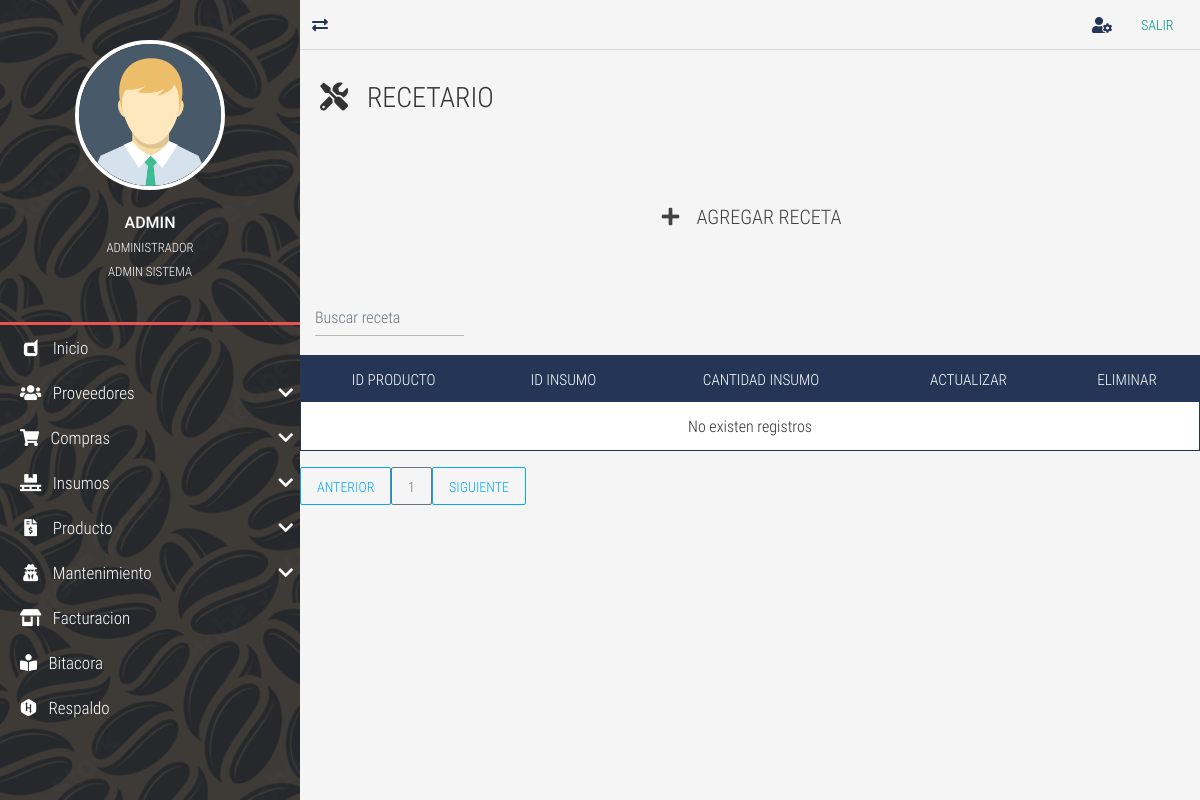
The app's page /recetario-list/ (signed in), older data.
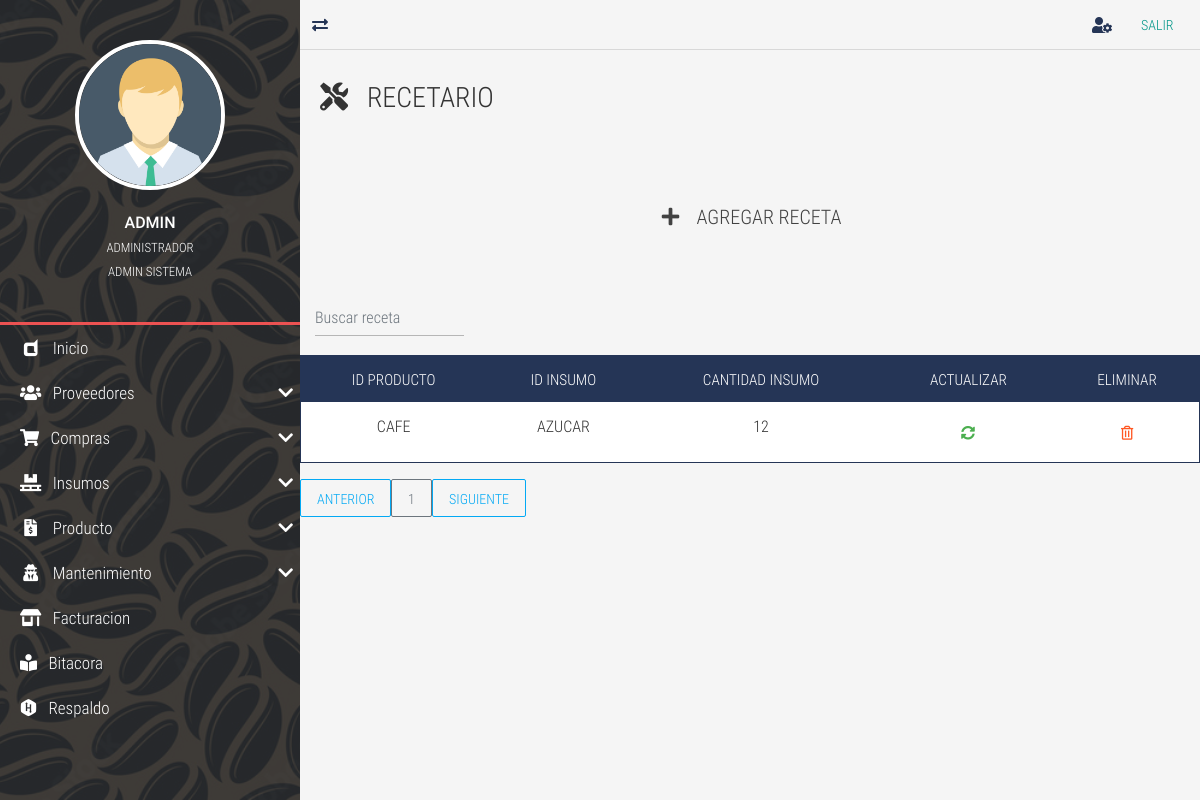
The same page, newer data.
### tables this page shows
CREATE TABLE `TBL_recetario` (
  `id_recetario` int NOT NULL AUTO_INCREMENT,
  `id_producto` int DEFAULT NULL,
  `id_insumo` int DEFAULT NULL,
  `cant_insumo` int DEFAULT NULL,
  PRIMARY KEY (`id_recetario`),
  KEY `FK_produ_recetario_idx` (`id_producto`),
  KEY `FK_insumo_recetario_idx` (`id_insumo`),
  CONSTRAINT `FK_TBL_recetario_TBL_insumos` FOREIGN KEY (`id_insumo`) REFERENCES `TBL_insumos` (`id_insumos`),
  CONSTRAINT `FK_TBL_recetario_TBL_producto` FOREIGN KEY (`id_producto`) REFERENCES `TBL_producto` (`id_producto`)
);

CREATE TABLE `TBL_producto` (
  `id_producto` int NOT NULL AUTO_INCREMENT,
  `nom_producto` varchar(45) DEFAULT NULL,
  `id_tipo_produ` int DEFAULT NULL,
  `des_produ` varchar(45) DEFAULT NULL,
  `precio_produ` decimal(5,2) DEFAULT NULL,
  `foto_produ` varchar(45) DEFAULT NULL COMMENT 'CAMBIAR A FORMATO DE FOTO',
  PRIMARY KEY (`id_producto`),
  KEY `FK_idproducto_tippro_idx` (`id_tipo_produ`),
  CONSTRAINT `FK_TBL_producto_TBL_tipo_producto` FOREIGN KEY (`id_tipo_produ`) REFERENCES `TBL_tipo_producto` (`id_tipo_produ`)
);

CREATE TABLE `TBL_insumos` (
  `id_insumos` int NOT NULL AUTO_INCREMENT,
  `nom_insumo` varchar(45) DEFAULT NULL,
  `id_categoria` int DEFAULT NULL,
  `cant_max` int DEFAULT NULL,
  `cant_min` int DEFAULT NULL,
  `unidad_medida` enum('LB','UN','L','GAL') DEFAULT NULL,
  PRIMARY KEY (`id_insumos`),
  KEY `FK_categoria_insumos_idx` (`id_categoria`),
  CONSTRAINT `FK_categoria_insumos` FOREIGN KEY (`id_categoria`) REFERENCES `TBL_categoria_produ` (`id_categoria`)
);

### controladores/vistasControlador.php (called while the page is built)
<?php
	require_once "./modelos/vistasModelo.php";
	class vistasControlador extends vistasModelo{
		public function obtener_plantilla_controlador(){
			return require_once "./vistas/plantilla.php";
		}
		public function obtener_vistas_controlador(){
			if(isset($_GET['views'])){
				$ruta=explode("/", $_GET['views']);
				$respuesta=vistasModelo::obtener_vistas_modelo($ruta[0]);
			}else{
				$respuesta="login";
			}
			return $respuesta;
		}
	}

### index.php (called while the page is built, shortened)
<?php
	require_once "./controladores/vistasControlador.php";
	$plantilla = new vistasControlador();
	$plantilla->obtener_plantilla_controlador();

### modelos/vistasModelo.php (called while the page is built, shortened)
<?php
	class vistasModelo{
		protected static function obtener_vistas_modelo($vistas){
			$listaBlanca=["restaurar","respaldo","bitacora","prueba","proveedor-list","proveedor-new","proveedor-update","client-update","facturacion"
			,"home","insumos-list","insumos-new","insumos-update","objetos-list","objetos-new","objetos-update","inventario-list","producto-list","producto-new",
			"reservation-pending","reservation-search","producto-update","user-list","rol-list","permisos-list","reservation-reservation","user-new","user-search",
			"user-update","salir","compra-list","compra-new","compra-search","compra-detalle", "parametros-list", "preguntas-list", "Tipo-Producto-new", "recetario-list"];
			if(in_array($vistas, $listaBlanca)){
				if(is_file("./vistas/contenidos/".$vistas."-view.php")){
					$contenido="./vistas/contenidos/".$vistas."-view.php";
				}else{
					$contenido="404";
				}
			}elseif($vistas=="login" || $vistas=="index" || $vistas=="prueba" || $vistas=="rec-correo" || $vistas=="rec-preguntas" || $vistas=="cambiocontrasena"
			|| $vistas=="primer-ingreso" || $vistas=="verifica-codigo" || $vistas=="autoregistro" || $vistas=="preguntasusuario" || $vistas=="rsp"){
				$contenido="login";
			}else{
				$contenido="404";
				$contenido="rsp";
			}
			return $contenido;
		}
	}

### vistas/contenidos/recetario-list-view.php (the view, shortened to what this page needs)
<div class="full-box page-header">
	<h3 class="text-left">
		<i class="fas fa-tools"></i> &nbsp; RECETARIO
	</h3>
</div>
<div class="container-fluid">
	<ul class="full-box list-unstyled page-nav-tabs">
		<li>
			<div class="btn btn-dark btn-lg" data-toggle="modal" data-target="#ModalCrear"><i class="fas fa-plus fa-fw"></i> &nbsp; AGREGAR RECETA</div>
		</li>
	</ul>
</div>
<?php
	$where="";
?>
<div class="container-fluid">
  <form class="d-flex">
      <input class="form-control me-2 light-table-filter" data-table="table_id" type="text"
      placeholder="Buscar receta">
</form>
</div>
      <table class="table table-striped table-dark table_id text-center" id="tblDatos">
        <thead>
        <tr>
            <th>ID PRODUCTO</th>
            <th>ID INSUMO</th>
			<th>CANTIDAD INSUMO</th>
            <th>ACTUALIZAR</th>
			<th>ELIMINAR</th>
            </tr>
        </thead>
        <tbody>
		<?php
			include ("./cone.php");
			$SQL="SELECT p.id_producto, p.nom_producto, i.id_insumos, i.nom_insumo, r.id_recetario, r.cant_insumo FROM TBL_recetario r
			inner JOIN TBL_producto p ON p.id_producto = r.id_producto
			inner JOIN TBL_insumos i ON i.id_insumos = r.id_insumo
			$where";
			$dato = mysqli_query($conexion, $SQL);
			if($dato -> num_rows >0){
				while($fila=mysqli_fetch_array($dato)){
			?>
		<tr>
			<td><?php echo $fila['nom_producto']; ?></td>
			<td><?php echo $fila['nom_insumo']; ?></td>
			<td><?php echo $fila['cant_insumo']; ?></td>
			<td>
				<div class="btn btn-success" data-toggle="modal" data-target="#ModalActualizar<?php echo $fila['id_recetario'];?>">
					<i class="fas fa-sync-alt"> </i>
				</div>
			</td>
			<td>
				<form class="FormularioAjax" action="<?php echo SERVERURL; ?>ajax/recetarioAjax.php" method="POST" data-form="delete" autocomplete="off">
				<button type="submit" class="btn btn-warning">
					<i class="far fa-trash-alt"></i>
				</button>
				</form>
			</td>
		</tr>
		<?php
			}
				}else{
		?>
		<tr class="text-center">
		<td colspan="16">No existen registros</td>
		</tr>
    <?php
		}
	?>
		</tbody>
  </table>
<div id="paginador" class=""></div>

### vistas/plantilla.php (shortened to what this page needs)
<!DOCTYPE html>
<html lang="es">
<head>
	<?php include "./vistas/inc/Link.php"; ?>
</head>
<body>
	<?php
		require_once "./controladores/vistasControlador.php";
		$IV = new vistasControlador();
		$vistas=$IV->obtener_vistas_controlador();
		if($vistas=="login" || $vistas=="404" || $vistas=="olvido-contrasena" || $vistas=="rec-correo" || $vistas=="rec-preguntas" || $vistas=="cambiocontrasena"
		 || $vistas=="primer-ingreso" || $vistas=="verifica-codigo" || $vistas=="autoregistro" || $vistas=="preguntasusuario" || $vistas=="rsp" ){
			require_once "./vistas/contenidos/".$vistas."-view.php";
		}else{
			require_once './controladores/loginControlador.php';
	?>
	<main class="full-box main-container">
		<?php include "./vistas/inc/NavLateral.php"; ?>
		<section class="full-box page-content">
			<?php
				include "./vistas/inc/NavBar.php";
				include  $vistas;
			?>
		</section>
	</main>
	<?php
		}
	?>
</body>
</html>

### vistas/inc/Link.php (shortened to what this page needs)
<link rel="stylesheet" href="<?php echo SERVERURL; ?>vistas/css/normalize.css">
<link rel="stylesheet" href="<?php echo SERVERURL; ?>vistas/css/bootstrap.min.css">
<link rel="stylesheet" href="<?php echo SERVERURL; ?>vistas/css/bootstrap-material-design.min.css">
<link rel="stylesheet" href="<?php echo SERVERURL; ?>vistas/css/all.css">
<link rel="stylesheet" href="<?php echo SERVERURL; ?>vistas/css/sweetalert2.min.css">
<link rel="stylesheet" href="<?php echo SERVERURL; ?>vistas/css/jquery.mCustomScrollbar.css">
<link rel="stylesheet" href="<?php echo SERVERURL; ?>vistas/css/style.css">
<link rel="stylesheet" href="<?php echo SERVERURL; ?>vistas/css/estilos-login.css">

### vistas/inc/NavLateral.php (shortened to what this page needs)
<section class="full-box nav-lateral">
	<div class="full-box nav-lateral-content">
		<figure class="full-box nav-lateral-avatar">
			<img src="<?php echo SERVERURL; ?>vistas/assets/avatar/Avatar.png" class="img-fluid" alt="Avatar">
			<figcaption class="roboto-medium text-center">
				<?php echo $_SESSION['usuario_login']?>
				<br><small class="roboto-condensed-light"><?php echo $_SESSION['nombre_usuario']?> </small>
				<br><small class="roboto-condensed-light"><?php echo $_SESSION['rol']?> </small>
			</figcaption>
		</figure>
		<div class="full-box nav-lateral-bar"></div>
		<nav class="full-box nav-lateral-menu">
			<ul>
			<?php
			if($_SESSION['rol']=='ADMIN SISTEMA'){
				?>
				<li>
					<a href="<?php echo SERVERURL; ?>home/"><i class="fab fa-dashcube fa-fw"></i> &nbsp; Inicio</a>
				</li>
				<li>
					<a href="#" class="nav-btn-submenu"><i class="fas fa-users fa-fw"></i> &nbsp; Proveedores <i class="fas fa-chevron-down"></i></a>
				</li>
				<li>
					<a href="#" class="nav-btn-submenu"><i class="fas fa-shopping-cart"></i></i> &nbsp; Compras <i class="fas fa-chevron-down"></i></a>
				</li>
				<li>
					<a href="#" class="nav-btn-submenu"><i class="fas fa-pallet fa-fw"></i> &nbsp; Insumos <i class="fas fa-chevron-down"></i></a>
				</li>
				<li>
					<a href="#" class="nav-btn-submenu"><i class="fas fa-file-invoice-dollar fa-fw"></i> &nbsp; Producto <i class="fas fa-chevron-down"></i></a>
				</li>
				<li>
					<a href="#" class="nav-btn-submenu"><i class="fas  fa-user-secret fa-fw"></i> &nbsp; Mantenimiento <i class="fas fa-chevron-down"></i></a>
				</li>
				<li>
					<a href="<?php echo SERVERURL; ?>facturacion/"><i class="fas fa-store-alt fa-fw"></i> &nbsp; Facturacion</a>
				</li>
				<li>
					<a href="<?php echo SERVERURL; ?>bitacora/"><i class="fas fa-book-reader"></i> &nbsp; Bitacora</a>
				</li>
				<li>
					<a href="<?php echo SERVERURL; ?>respaldo/"><i class="fab fa-hackerrank"></i></i> &nbsp; Respaldo</a>
				</li>
				<?php
				}?>
			</ul>
		</nav>
	</div>
</section>

### vistas/inc/NavBar.php
<nav class="full-box navbar-info">
	<a href="#" class="float-left show-nav-lateral">
		<i class="fas fa-exchange-alt"></i>
	</a>
	<a href="<?php echo SERVERURL; ?>user-update/">
		<i class="fas fa-user-cog"></i>
	</a>
	<a href="<?php echo SERVERURL?>salir/"><button type="button"
	class="btn btn-primary">Salir</button></a>
</nav>

### vistas/css/all.css (style rules this page uses)
.fa, .fas, .far, .fal, .fab { -moz-osx-font-smoothing: grayscale; -webkit-font-smoothing: antialiased; display: inline-block; font-style: normal; font-variant: normal; text-rendering: auto; line-height: 1; }
.fa-fw { text-align: center; width: 1.25em; }
.fa-book-reader:before { content: "\f5da"; }
.fa-chevron-down:before { content: "\f078"; }
.fa-dashcube:before { content: "\f210"; }
.fa-exchange-alt:before { content: "\f362"; }
.fa-file-invoice-dollar:before { content: "\f571"; }
.fa-hackerrank:before { content: "\f5f7"; }
.fa-pallet:before { content: "\f482"; }
.fa-plus:before { content: "\f067"; }
.fa-shopping-cart:before { content: "\f07a"; }
.fa-store-alt:before { content: "\f54f"; }
.fa-sync-alt:before { content: "\f2f1"; }
.fa-tools:before { content: "\f7d9"; }
.fa-trash-alt:before { content: "\f2ed"; }
.fa-user-cog:before { content: "\f4fe"; }
.fa-user-secret:before { content: "\f21b"; }
.fa-users:before { content: "\f0c0"; }
.fab { font-family: 'Font Awesome 5 Brands'; }
.far { font-family: 'Font Awesome 5 Free'; font-weight: 400; }
.fa, .fas { font-family: 'Font Awesome 5 Free'; font-weight: 900; }

### vistas/css/style.css (style rules this page uses)
:root { --color-one: #F5F5F5; --color-two: #24292E; --color-three: #EC5252; --form-color: #14111A; --accent-color: #253556; --border-color: #D8D8D8; }
body,html { font-family: 'roboto_condensed_light'; width: 100vw; height: 100vh; background-color: var(--color-one); color: #333; font-size: 16px; }
.full-box { margin: 0; padding: 0; box-sizing: border-box; width: 100%; }
.page-header { padding: 30px 20px 60px 20px; }
.page-header > :nth-child(1) { padding-bottom: 7px; }
.page-nav-tabs { display: flex; justify-content: center; flex-wrap: wrap; margin-bottom: 30px; }
.page-nav-tabs li, .page-nav-tabs li a { height: 40px; line-height: 40px; }
.page-nav-tabs li { margin: 5px 20px; }
.table .btn { margin-bottom: 0; }
.table thead th { color: #FFF; }
.table tbody tr { color: #333; transition: all .2s ease-in-out; }
.table-dark, .table { background-color: #fff; }
.table-dark { border: 1px solid var(--accent-color); }
.table-dark thead tr { background-color: var(--accent-color); }
.table-dark td, .table-dark thead th, .table-dark th { border: none; }
table form { margin-bottom: 0; }
.roboto-medium { font-family: 'roboto_medium_regular'; }
.roboto-condensed-light { font-family: 'roboto_condensed_light'; }
.main-container { height: 100%; position: absolute; top: 0; left: 0; overflow: hidden; }
.page-content, .nav-lateral { height: 100%; overflow: hidden; }
.page-content { position: relative; padding-left: 300px; transition: all .2s ease-in-out; padding-bottom: 20px; }
.nav-lateral { width: 300px; position: absolute; top: 0; left: 0; z-index: 1; transition: all .2s ease-in-out; background-image: url('../assets/img/adobe.jpg'); background-position: center center; background-size: cover; }
.nav-lateral-content { max-width: 300px; height: 100%; background-color: rgba(36, 41, 46, .8); }
.nav-lateral-bar { height: 3px; background-color: var(--color-three); }
.nav-lateral-avatar { padding: 40px 0; }
.nav-lateral-avatar img { width: 50%; margin: 0 auto; display: block; border: 4px solid #FFF; border-radius: 100%; }
.nav-lateral-avatar figcaption { margin-top: 20px; color: #FFF; }
.nav-lateral-menu { height: auto; }
.nav-lateral-menu ul { margin: 0; padding: 0; list-style: none; }
.nav-lateral-menu ul li { width: 100%; height: auto; }
.nav-lateral-menu ul li a { display: block; width: 100%; height: 45px; line-height: 45px; text-decoration: none; color: #FFF; font-size: 17px; box-sizing: border-box; padding-left: 20px; transition: all .2s ease-in-out; }
.nav-lateral-menu .fa-chevron-down, .nav-lateral-menu .fa-chevron-up { float: right; height: 45px; line-height: 45px; margin-right: 7px; transition: all .2s ease-in-out; }
.navbar-info { height: 50px; border-bottom: 1px solid var(--border-color); text-align: right; padding-right: 10px; }
.navbar-info a { color: var(--accent-color); height: 50px; min-width: 40px; text-align: center; line-height: 50px; display: inline-block; transition: all .2s ease-out; user-select: none; }

Row changes from the older to the newer data that the page shows:
added tbl_recetario: id_producto.nom_producto "CAFE", id_insumo.nom_insumo "AZUCAR", cant_insumo "12"
Text that changed along with them:
text no longer shown: "No existen registros"
